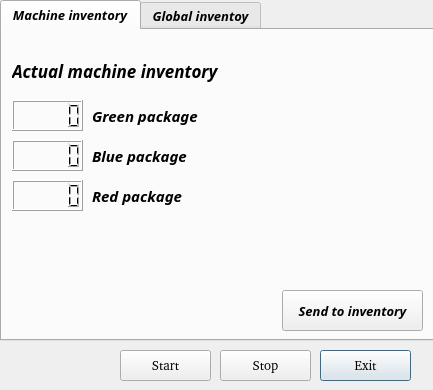
<?xml version="1.0" encoding="UTF-8"?>
<ui version="4.0">
 <class>Mach</class>
 <widget class="QDialog" name="Mach">
  <property name="geometry">
   <rect>
    <x>0</x>
    <y>0</y>
    <width>433</width>
    <height>390</height>
   </rect>
  </property>
  <property name="windowTitle">
   <string>Dialog</string>
  </property>
  <widget class="QPushButton" name="BT_Exit">
   <property name="geometry">
    <rect>
     <x>320</x>
     <y>350</y>
     <width>91</width>
     <height>31</height>
    </rect>
   </property>
   <property name="font">
    <font>
     <family>Noto Sans [unknown]</family>
     <pointsize>10</pointsize>
    </font>
   </property>
   <property name="text">
    <string>Exit</string>
   </property>
  </widget>
  <widget class="QPushButton" name="BT_Stop">
   <property name="geometry">
    <rect>
     <x>220</x>
     <y>350</y>
     <width>91</width>
     <height>31</height>
    </rect>
   </property>
   <property name="font">
    <font>
     <family>Noto Sans [unknown]</family>
     <pointsize>10</pointsize>
    </font>
   </property>
   <property name="text">
    <string>Stop</string>
   </property>
  </widget>
  <widget class="QPushButton" name="BT_Start">
   <property name="geometry">
    <rect>
     <x>120</x>
     <y>350</y>
     <width>91</width>
     <height>31</height>
    </rect>
   </property>
   <property name="font">
    <font>
     <family>Noto Sans [unknown]</family>
     <pointsize>10</pointsize>
    </font>
   </property>
   <property name="text">
    <string>Start</string>
   </property>
  </widget>
  <widget class="QTabWidget" name="tabWidget">
   <property name="geometry">
    <rect>
     <x>0</x>
     <y>0</y>
     <width>631</width>
     <height>341</height>
    </rect>
   </property>
   <property name="font">
    <font>
     <family>Abyssinica SIL</family>
     <pointsize>10</pointsize>
     <weight>75</weight>
     <italic>true</italic>
     <bold>true</bold>
    </font>
   </property>
   <property name="currentIndex">
    <number>0</number>
   </property>
   <widget class="QWidget" name="tab">
    <attribute name="title">
     <string>Machine inventory</string>
    </attribute>
    <widget class="QLCDNumber" name="LCD_MI_blu">
     <property name="geometry">
      <rect>
       <x>10</x>
       <y>110</y>
       <width>71</width>
       <height>31</height>
      </rect>
     </property>
    </widget>
    <widget class="QLCDNumber" name="LCD_MI_red">
     <property name="geometry">
      <rect>
       <x>10</x>
       <y>150</y>
       <width>71</width>
       <height>31</height>
      </rect>
     </property>
    </widget>
    <widget class="QLCDNumber" name="LCD_MI_gren">
     <property name="geometry">
      <rect>
       <x>10</x>
       <y>70</y>
       <width>71</width>
       <height>31</height>
      </rect>
     </property>
    </widget>
    <widget class="QLabel" name="label_2">
     <property name="geometry">
      <rect>
       <x>90</x>
       <y>150</y>
       <width>131</width>
       <height>31</height>
      </rect>
     </property>
     <property name="font">
      <font>
       <family>Abyssinica SIL</family>
       <pointsize>11</pointsize>
       <weight>75</weight>
       <italic>true</italic>
       <bold>true</bold>
      </font>
     </property>
     <property name="text">
      <string>Red package</string>
     </property>
    </widget>
    <widget class="QLabel" name="label_3">
     <property name="geometry">
      <rect>
       <x>90</x>
       <y>110</y>
       <width>131</width>
       <height>31</height>
      </rect>
     </property>
     <property name="font">
      <font>
       <pointsize>11</pointsize>
      </font>
     </property>
     <property name="text">
      <string>Blue package</string>
     </property>
    </widget>
    <widget class="QLabel" name="label_5">
     <property name="geometry">
      <rect>
       <x>90</x>
       <y>70</y>
       <width>131</width>
       <height>31</height>
      </rect>
     </property>
     <property name="font">
      <font>
       <pointsize>11</pointsize>
      </font>
     </property>
     <property name="text">
      <string>Green package</string>
     </property>
    </widget>
    <widget class="QPushButton" name="BT_send_to_inventory">
     <property name="geometry">
      <rect>
       <x>280</x>
       <y>260</y>
       <width>141</width>
       <height>41</height>
      </rect>
     </property>
     <property name="text">
      <string>Send to inventory</string>
     </property>
    </widget>
    <widget class="QLabel" name="label_6">
     <property name="geometry">
      <rect>
       <x>10</x>
       <y>20</y>
       <width>241</width>
       <height>41</height>
      </rect>
     </property>
     <property name="font">
      <font>
       <family>Abyssinica SIL</family>
       <pointsize>13</pointsize>
       <weight>75</weight>
       <italic>true</italic>
       <bold>true</bold>
      </font>
     </property>
     <property name="text">
      <string>Actual machine inventory</string>
     </property>
    </widget>
   </widget>
   <widget class="QWidget" name="tab_2">
    <attribute name="title">
     <string>Global inventoy</string>
    </attribute>
    <widget class="QLabel" name="label_12">
     <property name="geometry">
      <rect>
       <x>40</x>
       <y>30</y>
       <width>59</width>
       <height>17</height>
      </rect>
     </property>
     <property name="text">
      <string/>
     </property>
    </widget>
    <widget class="QPushButton" name="BT_out">
     <property name="geometry">
      <rect>
       <x>340</x>
       <y>260</y>
       <width>81</width>
       <height>41</height>
      </rect>
     </property>
     <property name="font">
      <font>
       <pointsize>10</pointsize>
      </font>
     </property>
     <property name="text">
      <string>Out </string>
     </property>
    </widget>
    <widget class="QLabel" name="label_7">
     <property name="geometry">
      <rect>
       <x>90</x>
       <y>110</y>
       <width>131</width>
       <height>31</height>
      </rect>
     </property>
     <property name="font">
      <font>
       <pointsize>11</pointsize>
      </font>
     </property>
     <property name="text">
      <string>Blue package</string>
     </property>
    </widget>
    <widget class="QLCDNumber" name="LCD_GI_blu">
     <property name="geometry">
      <rect>
       <x>10</x>
       <y>110</y>
       <width>71</width>
       <height>31</height>
      </rect>
     </property>
    </widget>
    <widget class="QLCDNumber" name="LCD_GI_red">
     <property name="geometry">
      <rect>
       <x>10</x>
       <y>150</y>
       <width>71</width>
       <height>31</height>
      </rect>
     </property>
    </widget>
    <widget class="QLabel" name="label_10">
     <property name="geometry">
      <rect>
       <x>90</x>
       <y>70</y>
       <width>131</width>
       <height>31</height>
      </rect>
     </property>
     <property name="font">
      <font>
       <pointsize>11</pointsize>
      </font>
     </property>
     <property name="text">
      <string>Green package</string>
     </property>
    </widget>
    <widget class="QLCDNumber" name="LCD_GI_gren">
     <property name="geometry">
      <rect>
       <x>10</x>
       <y>70</y>
       <width>71</width>
       <height>31</height>
      </rect>
     </property>
    </widget>
    <widget class="QLabel" name="label_11">
     <property name="geometry">
      <rect>
       <x>90</x>
       <y>150</y>
       <width>131</width>
       <height>31</height>
      </rect>
     </property>
     <property name="font">
      <font>
       <family>Abyssinica SIL</family>
       <pointsize>11</pointsize>
       <weight>75</weight>
       <italic>true</italic>
       <bold>true</bold>
      </font>
     </property>
     <property name="text">
      <string>Red package</string>
     </property>
    </widget>
   </widget>
  </widget>
 </widget>
 <resources/>
 <connections/>
</ui>
